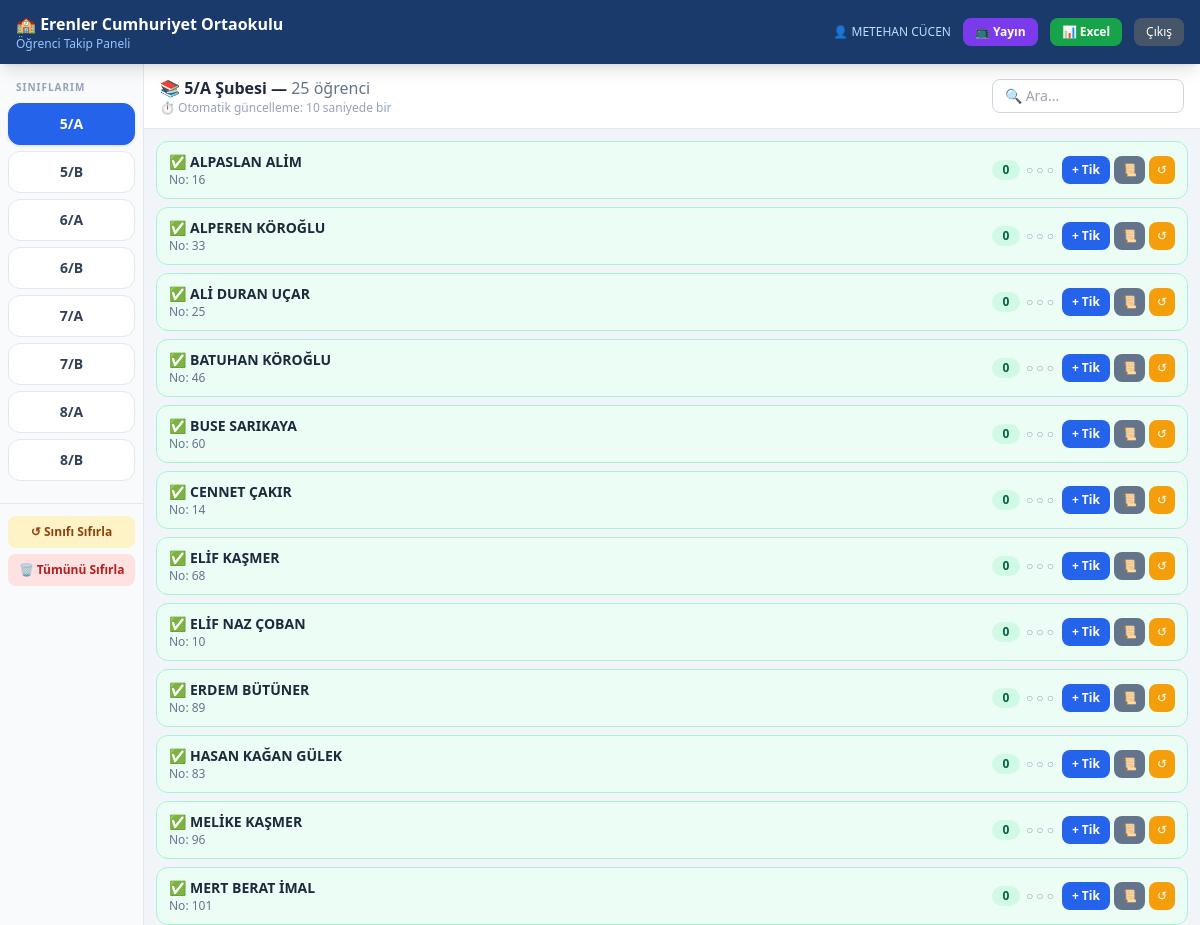
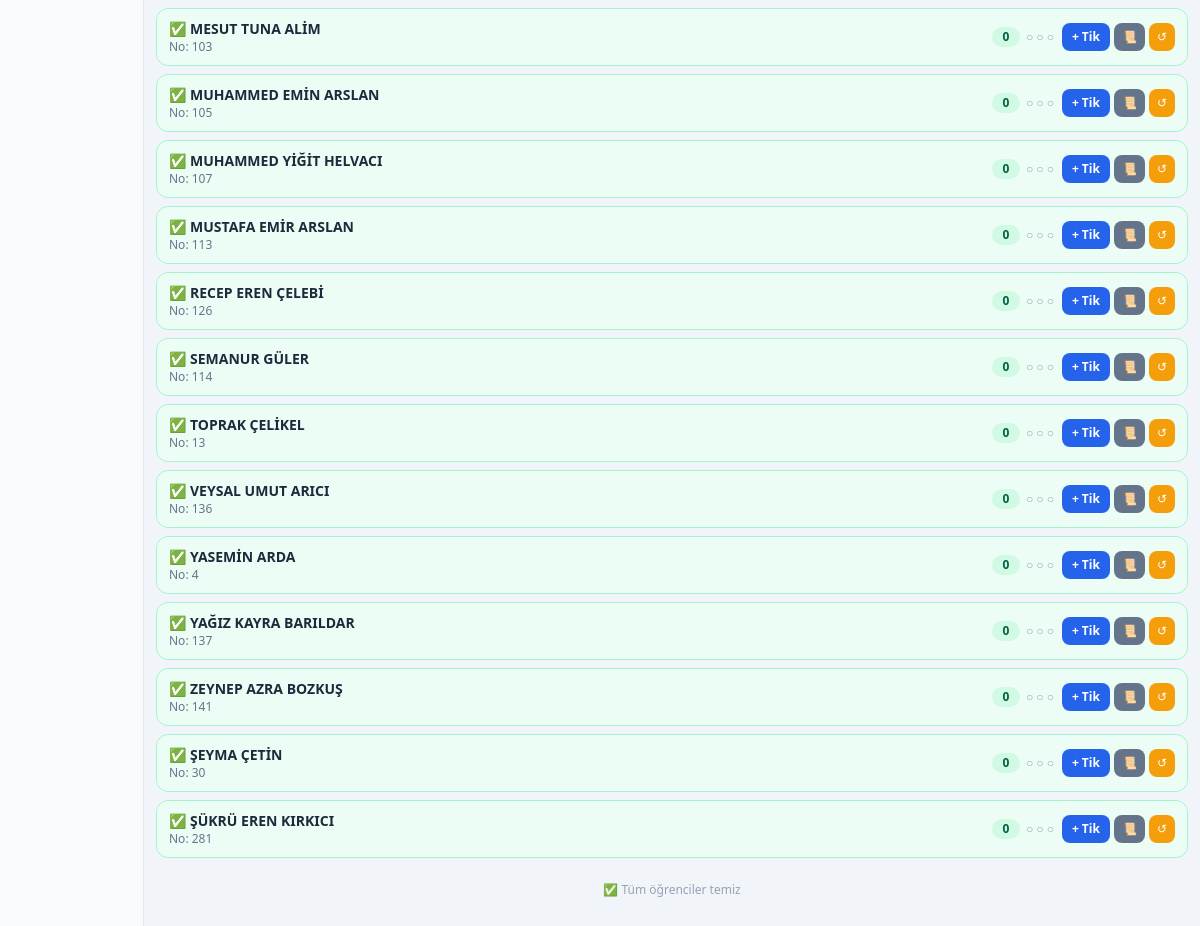
The app's page /dashboard (signed in) with its own data (2 pictures, top to bottom).
### tables this page shows
CREATE TABLE siniflar (
            id        INTEGER PRIMARY KEY AUTOINCREMENT,
            sinif_adi TEXT NOT NULL UNIQUE
        );

CREATE TABLE ogrenciler (
            id        INTEGER PRIMARY KEY AUTOINCREMENT,
            ad_soyad  TEXT    NOT NULL,
            sinif_id  INTEGER NOT NULL REFERENCES siniflar(id),
            ogr_no    INTEGER NOT NULL
        );

### web_app.py (the view)
@app.route("/dashboard")
@giris_zorunlu
def dashboard():
    ogretmen_id = session["ogretmen_id"]
    siniflar    = ogretmen_siniflari(ogretmen_id)
    if not siniflar:
        return render_template("dashboard.html",
                               siniflar=[], aktif=None, ogrenciler=[],
                               kriterler=KRITERLER)
    try:
        aktif_id = int(request.args.get("sinif", siniflar[0]["id"]))
    except (TypeError, ValueError):
        aktif_id = siniflar[0]["id"]
    aktif = next((s for s in siniflar if s["id"] == aktif_id), siniflar[0])
    ogrenciler = sinif_ogrencileri(aktif["id"])
    for o in ogrenciler:
        durum, emoji = _durum(o["tik_sayisi"])
        o["durum"]  = durum
        o["emoji"]  = emoji
    return render_template("dashboard.html",
                           siniflar=siniflar,
                           aktif=aktif,
                           ogrenciler=ogrenciler,
                           kriterler=KRITERLER)

### database.py (called while the page is built)
def _conn() -> sqlite3.Connection:
    c = sqlite3.connect(DB_PATH)
    c.row_factory = sqlite3.Row
    c.execute("PRAGMA foreign_keys = ON")
    return c

def ogretmen_siniflari(ogretmen_id: int) -> list[dict]:
    con = _conn()
    rows = [dict(r) for r in con.execute("""
        SELECT s.id, s.sinif_adi
        FROM siniflar s
        JOIN ogretmen_sinif os ON os.sinif_id = s.id
        WHERE os.ogretmen_id = ?
        ORDER BY s.sinif_adi
    """, (ogretmen_id,)).fetchall()]
    con.close()
    return rows

def sinif_ogrencileri(sinif_id: int) -> list[dict]:
    con = _conn()
    rows = [dict(r) for r in con.execute("""
        SELECT o.id, o.ad_soyad, o.ogr_no,
               COUNT(t.id) AS tik_sayisi
        FROM ogrenciler o
        LEFT JOIN tik_kayitlari t ON t.ogrenci_id = o.id
        WHERE o.sinif_id = ?
        GROUP BY o.id
        ORDER BY o.ad_soyad
    """, (sinif_id,)).fetchall()]
    con.close()
    return rows

### web_app.py (called while the page is built)
def giris_zorunlu(fn):
    from functools import wraps
    @wraps(fn)
    def wrapper(*args, **kwargs):
        if "ogretmen_id" not in session:
            return redirect(url_for("login"))
        return fn(*args, **kwargs)
    return wrapper

def _durum(tik: int):
    if tik == 0:   return "temiz",   "✅"
    elif tik <= 2: return "uyari",   "⚠️"
    else:          return "tehlike", "🚨"

### templates/dashboard.html (shortened to what this page needs)
{% extends "base.html" %}
{% block body %}
<div class="flex h-[calc(100vh-56px)]">
  <aside id="sidebar"
         class="w-36 bg-slate-50 border-r border-slate-200 flex-shrink-0
                overflow-y-auto
                fixed lg:static inset-y-0 left-0 top-14 z-30
                -translate-x-full lg:translate-x-0 transition-transform duration-200">
    <div class="px-2 pt-4 pb-2">
      <p class="text-[10px] font-bold text-slate-400 tracking-widest px-2 mb-2">
        SINIFLARIM
      </p>
      {% for s in siniflar %}
      <a href="{{ url_for('dashboard', sinif=s.id) }}"
         class="block w-full text-center font-bold text-sm py-2.5 mb-1.5 rounded-xl
                border transition
                {% if aktif and s.id == aktif.id %}
                  bg-blue-600 text-white border-blue-600 shadow
                {% else %}
                  bg-white text-slate-700 border-slate-200 hover:bg-blue-50
                {% endif %}"
         onclick="closeSidebar()">
        {{ s.sinif_adi }}
      </a>
      {% endfor %}
    </div>
    {% if aktif %}
    <div class="px-2 pb-4 mt-2 border-t border-slate-200 pt-3 space-y-1.5">
      <button onclick="sifirlaModalAc('sinif', {{ aktif.id }})"
              class="w-full text-xs font-semibold py-2 rounded-lg
                     bg-amber-100 text-amber-800 hover:bg-amber-200 transition">
        ↺ Sınıfı Sıfırla
      </button>
      <button onclick="sifirlaModalAc('hepsi', 0)"
              class="w-full text-xs font-semibold py-2 rounded-lg
                     bg-red-100 text-red-700 hover:bg-red-200 transition">
        🗑 Tümünü Sıfırla
      </button>
    </div>
    {% endif %}
  </aside>
  <main class="flex-1 overflow-y-auto bg-slate-100 lg:ml-0">
    {% if aktif %}
    <div class="sticky top-0 bg-white border-b border-slate-200 z-10 px-4 py-3
                flex flex-wrap items-center gap-2">
      <div class="flex-1 min-w-0">
        <h2 class="font-bold text-slate-800 text-sm sm:text-base truncate">
          📚 {{ aktif.sinif_adi }} Şubesi —
          <span class="font-normal text-slate-500">{{ ogrenciler|length }} öğrenci</span>
        </h2>
        <p class="text-xs text-slate-400" id="guncelleme-info">
          ⏱ Otomatik güncelleme: 10 saniyede bir
        </p>
      </div>
      <input type="text" id="ara" placeholder="🔍 Ara..."
             oninput="filtrele()"
             class="border border-slate-300 rounded-lg px-3 py-1.5 text-sm
                    w-36 sm:w-48 focus:outline-none focus:ring-2 focus:ring-blue-400">
    </div>
    <div id="ogrenci-listesi" class="p-3 space-y-2">
      {% for o in ogrenciler %}
      {{ ogrenci_karti(o, aktif.id) }}
      {% endfor %}
    </div>
    <div class="text-center text-xs text-slate-400 py-3" id="durum-bar">
      {% set uyari_c = ogrenciler | selectattr('tik_sayisi', 'ge', 3) | list | length %}
      {% if uyari_c > 0 %}
        ⚠️ {{ uyari_c }} öğrenci idari işlem gerektirir
      {% else %}
        ✅ Tüm öğrenciler temiz
      {% endif %}
    </div>
    {% else %}
    <div class="flex items-center justify-center h-full text-slate-400 text-sm">
      Sol menüden bir sınıf seçin.
    </div>
    {% endif %}
  </main>
</div>
{% endblock %}
{% macro ogrenci_karti(o, sinif_id) %}
{% set durum_cls = {
  'temiz':   'bg-emerald-50  border-emerald-200',
  'uyari':   'bg-amber-50    border-amber-300',
  'tehlike': 'bg-red-50      border-red-300 pulse-red',
} %}
{% set badge_cls = {
  'temiz':   'bg-emerald-100 text-emerald-800',
  'uyari':   'bg-amber-100   text-amber-800',
  'tehlike': 'bg-red-100     text-red-800',
} %}
<div class="ogrenci-kart flex items-center gap-2 rounded-xl border px-3 py-2.5
            slide-in {{ durum_cls[o.durum] }}"
     data-ad="{{ o.ad_soyad }}" data-id="{{ o.id }}" data-sinif="{{ sinif_id }}">
  <div class="flex-1 min-w-0">
    <div class="font-bold text-slate-800 text-sm truncate">
      <span class="mr-1">{{ o.emoji }}</span>{{ o.ad_soyad }}
    </div>
    <div class="text-xs text-slate-500">No: {{ o.ogr_no }}</div>
  </div>
  <div class="flex items-center gap-1.5 flex-shrink-0">
    <span class="{{ badge_cls[o.durum] }} text-xs font-bold px-2 py-0.5 rounded-full
                 min-w-[28px] text-center">
      {{ o.tik_sayisi }}
    </span>
    <span class="text-xs hidden sm:block text-slate-400">
      {% for i in range(3) %}
        {% if i < o.tik_sayisi %}
          <span class="{{ 'text-red-500' if o.tik_sayisi >= 3 else 'text-amber-400' }}">●</span>
        {% else %}○{% endif %}
      {% endfor %}
    </span>
  </div>
  <div class="flex gap-1 flex-shrink-0">
    <button onclick="tikModalAc({{ o.id }}, '{{ o.ad_soyad|e }}', {{ sinif_id }})"
            class="bg-blue-600 hover:bg-blue-700 active:bg-blue-800
                   text-white text-xs font-bold px-2.5 py-1.5 rounded-lg
                   transition whitespace-nowrap">
      + Tik
    </button>
    <button onclick="gecmisGoster({{ o.id }}, '{{ o.ad_soyad|e }}')"
            class="bg-slate-500 hover:bg-slate-600 text-white
                   text-xs px-2 py-1.5 rounded-lg transition hidden sm:block">
      📜
    </button>
    <form action="{{ url_for('sifirla_ogrenci', ogrenci_id=o.id) }}"
          method="POST" class="inline"
          onsubmit="return confirm('{{ o.ad_soyad }} tiklerini sıfırla?')">
      <button type="submit"
              class="bg-amber-500 hover:bg-amber-600 text-white
                     text-xs px-2 py-1.5 rounded-lg transition">
        ↺
      </button>
    </form>
  </div>
</div>
{% endmacro %}

### templates/base.html (style rules this page uses)
.slide-in { animation: slide-in .35s ease forwards; }

### records on screen
siniflar: sinif_adi "5/A"
siniflar: sinif_adi "5/B"
siniflar: sinif_adi "6/A"
siniflar: sinif_adi "6/B"
siniflar: sinif_adi "7/A"
siniflar: sinif_adi "7/B"
siniflar: sinif_adi "8/A"
siniflar: sinif_adi "8/B"
ogrenciler: emoji "✅", ad_soyad "ALPASLAN ALİM", ogr_no "16", tik_sayisi "0"
ogrenciler: emoji "✅", ad_soyad "ALPEREN KÖROĞLU", ogr_no "33", tik_sayisi "0"
ogrenciler: emoji "✅", ad_soyad "ALİ DURAN UÇAR", ogr_no "25", tik_sayisi "0"
ogrenciler: emoji "✅", ad_soyad "BATUHAN KÖROĞLU", ogr_no "46", tik_sayisi "0"
ogrenciler: emoji "✅", ad_soyad "BUSE SARIKAYA", ogr_no "60", tik_sayisi "0"
ogrenciler: emoji "✅", ad_soyad "CENNET ÇAKIR", ogr_no "14", tik_sayisi "0"
ogrenciler: emoji "✅", ad_soyad "ELİF KAŞMER", ogr_no "68", tik_sayisi "0"
ogrenciler: emoji "✅", ad_soyad "ELİF NAZ ÇOBAN", ogr_no "10", tik_sayisi "0"
ogrenciler: emoji "✅", ad_soyad "ERDEM BÜTÜNER", ogr_no "89", tik_sayisi "0"
ogrenciler: emoji "✅", ad_soyad "HASAN KAĞAN GÜLEK", ogr_no "83", tik_sayisi "0"
ogrenciler: emoji "✅", ad_soyad "MELİKE KAŞMER", ogr_no "96", tik_sayisi "0"
ogrenciler: emoji "✅", ad_soyad "MERT BERAT İMAL", ogr_no "101", tik_sayisi "0"
ogrenciler: emoji "✅", ad_soyad "MESUT TUNA ALİM", ogr_no "103", tik_sayisi "0"
ogrenciler: emoji "✅", ad_soyad "MUHAMMED EMİN ARSLAN", ogr_no "105", tik_sayisi "0"
ogrenciler: emoji "✅", ad_soyad "MUHAMMED YİĞİT HELVACI", ogr_no "107", tik_sayisi "0"
ogrenciler: emoji "✅", ad_soyad "MUSTAFA EMİR ARSLAN", ogr_no "113", tik_sayisi "0"
ogrenciler: emoji "✅", ad_soyad "RECEP EREN ÇELEBİ", ogr_no "126", tik_sayisi "0"
ogrenciler: emoji "✅", ad_soyad "SEMANUR GÜLER", ogr_no "114", tik_sayisi "0"
ogrenciler: emoji "✅", ad_soyad "TOPRAK ÇELİKEL", ogr_no "13", tik_sayisi "0"
ogrenciler: emoji "✅", ad_soyad "VEYSAL UMUT ARICI", ogr_no "136", tik_sayisi "0"
ogrenciler: emoji "✅", ad_soyad "YASEMİN ARDA", ogr_no "4", tik_sayisi "0"
ogrenciler: emoji "✅", ad_soyad "YAĞIZ KAYRA BARILDAR", ogr_no "137", tik_sayisi "0"
ogrenciler: emoji "✅", ad_soyad "ZEYNEP AZRA BOZKUŞ", ogr_no "141", tik_sayisi "0"
ogrenciler: emoji "✅", ad_soyad "ŞEYMA ÇETİN", ogr_no "30", tik_sayisi "0"
ogrenciler: emoji "✅", ad_soyad "ŞÜKRÜ EREN KIRKICI", ogr_no "281", tik_sayisi "0"

### other values on screen
{{ session.ogretmen_adi }} "METEHAN CÜCEN"
{{ ogrenciler|length }} "25"
